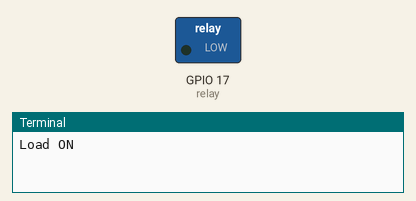
A program run on a simulated Raspberry Pi (BCM pin numbers). On the bench: switched loads named in the program (green lamp = pin HIGH), the last lines printed to the terminal. Parts the program declares active-low are drawn by pin level, so they are really on while drawn off.

Above: at 2.5 s.
At 7.5 s:
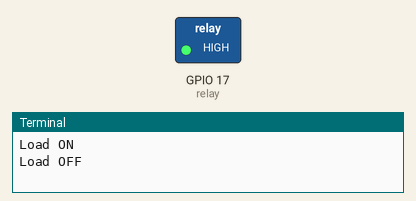
Timing chart, 0 to 13.0 s (numbered marks = the images above):
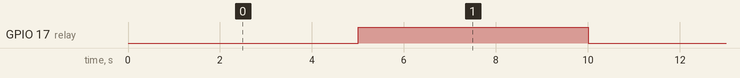

The program:

example.py
```python
# Raspberry Pi Python script using gpiozero that treats the relay as active-low (active_high=False) and toggles GPIO17 on/off every 5 seconds, with clean shutdown on Ctrl+C.
#
# Buy this module: https://shillehtek.com/products/solid-state-relay-1ch-5v-active-low
# Full manual: https://shillehtek.com/blogs/shillehtek-product-manuals/solid-state-relay-1ch-5v-active-low-manual
# More examples: https://github.com/shillehbean/shillehtek-examples
#

from gpiozero import DigitalOutputDevice
from time import sleep

# active_high=False: on() pulls CH low, which turns the SSR on
relay = DigitalOutputDevice(17, active_high=False, initial_value=False)

try:
    while True:
        relay.on()
        print("Load ON")
        sleep(5)
        relay.off()
        print("Load OFF")
        sleep(5)
except KeyboardInterrupt:
    relay.off()
```

Measured:
- by itself, GPIO 17 (relay): alternates HIGH for 5.0 s and LOW for 5.0 s
